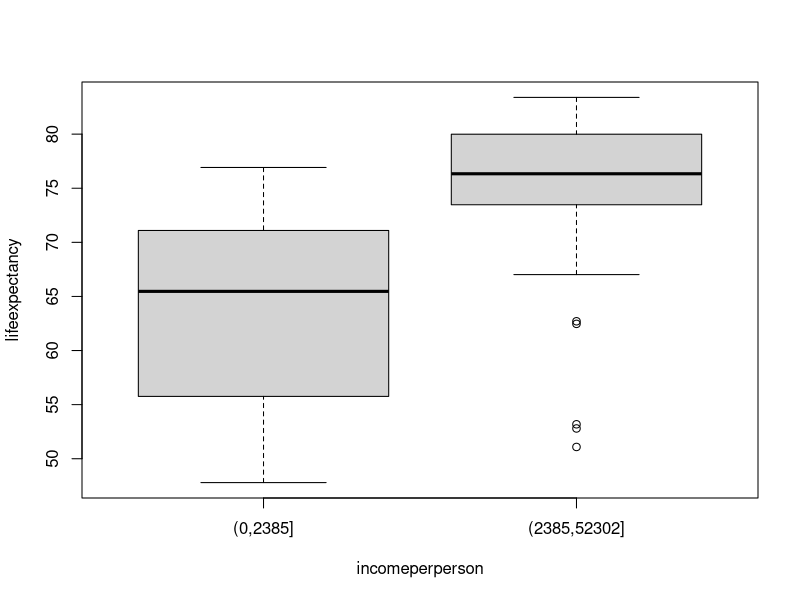
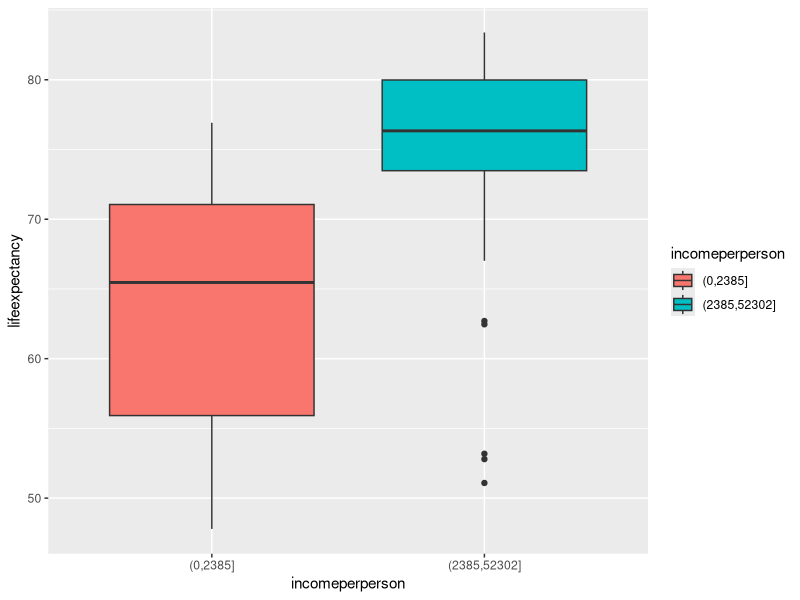
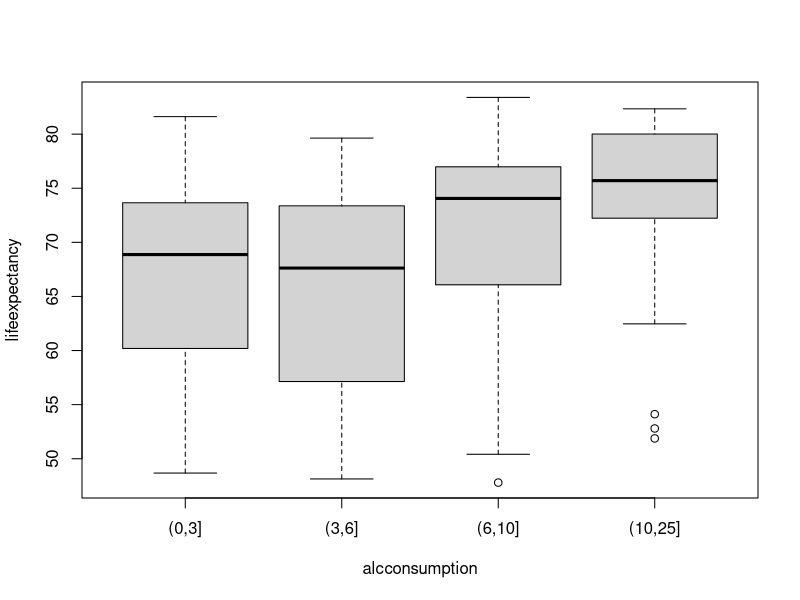
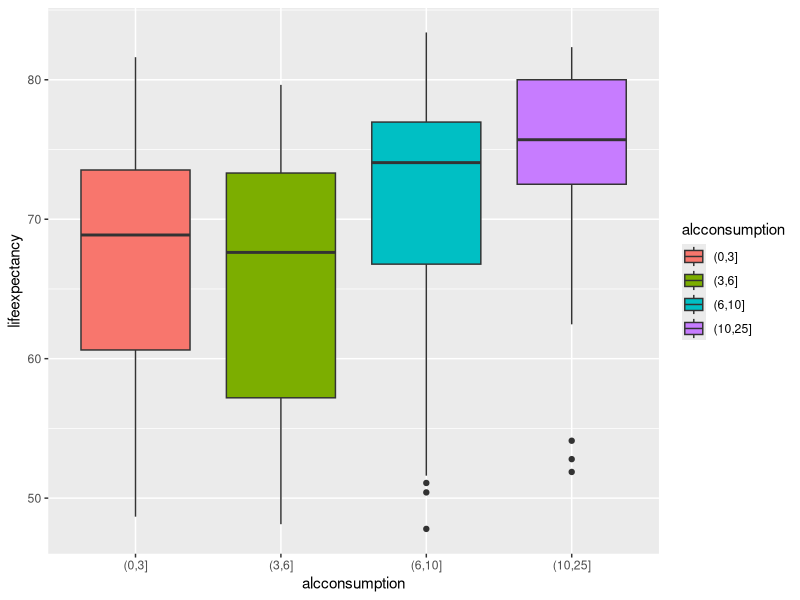

These charts were generated, in order, by the following R code:
library(ggplot2)
setwd('C:\\courses\\Coursera\\Current\\Data Analysis Tools\\Week1\\')
df <- read.csv('gapminder.csv')

df1 <- df[c('lifeexpectancy', 'incomeperperson')]
df1 <- df1[complete.cases(df1),]
summary(df1)

#options(scipen = 999) # disable scientific notion
df1$incomeperperson <- cut(df1$incomeperperson, breaks=c(0,2385,52302), dig.lab=10) #breaks=data.frame(classIntervals(,n=3,method="quantile")[2])[,1], include.lowest=T,dig.lab=10) 
with(df1, tapply(lifeexpectancy, incomeperperson, length))
with(df1, tapply(lifeexpectancy, incomeperperson, mean))
with(df1, boxplot(lifeexpectancy ~ incomeperperson))
ggplot(aes(y = lifeexpectancy, x = incomeperperson, fill = incomeperperson), data = df1) + geom_boxplot()

#with(df1, oneway.test(lifeexpectancy~incomeperperson))
aov.out = aov(lifeexpectancy~incomeperperson, data=df1)
summary(aov.out)
TukeyHSD(aov.out)

df2 <- df[c('lifeexpectancy', 'alcconsumption')]
df2 <- df2[complete.cases(df2),]
summary(df2)

#options(scipen = 999) # disable scientific notion
df2$alcconsumption <- cut(df2$alcconsumption, breaks=c(0,3,6,10,25), dig.lab=10) #breaks=data.frame(classIntervals(,n=3,method="quantile")[2])[,1], include.lowest=T,dig.lab=10) 
with(df2, tapply(lifeexpectancy, alcconsumption, length))
with(df2, tapply(lifeexpectancy, alcconsumption, mean))
with(df2, boxplot(lifeexpectancy ~ alcconsumption))
ggplot(aes(y = lifeexpectancy, x = alcconsumption, fill = alcconsumption), data = df2) + geom_boxplot()

#with(df2, oneway.test(lifeexpectancy~alcconsumption))
aov.out = aov(lifeexpectancy~alcconsumption, data=df2)
summary(aov.out)
TukeyHSD(aov.out)